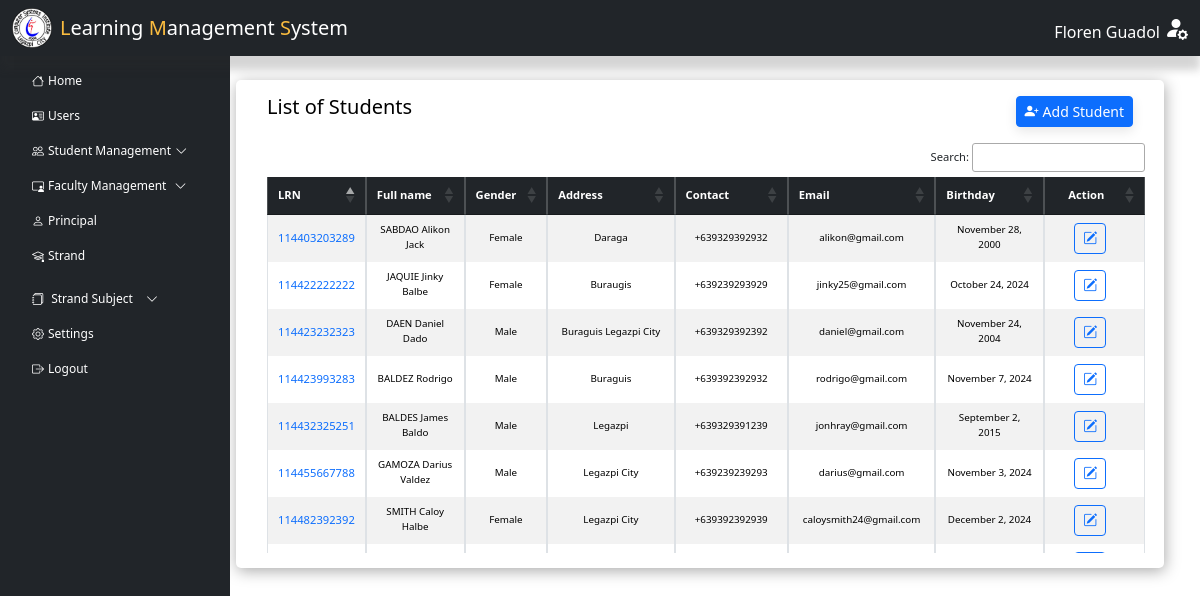
The app's page /admin/index.php?page=student (signed in) with its own data.
### tables this page shows
CREATE TABLE `registrar` (
  `registrar_id` varchar(50) NOT NULL,
  `firstname` varchar(50) NOT NULL,
  `middlename` varchar(50) DEFAULT NULL,
  `lastname` varchar(50) NOT NULL,
  `contact` varchar(15) NOT NULL,
  `gender` varchar(10) NOT NULL,
  `email` varchar(50) NOT NULL,
  `address` varchar(50) NOT NULL,
  `id` varchar(50) NOT NULL COMMENT 'User ID'
);

CREATE TABLE `student` (
  `stu_lrn` varchar(12) NOT NULL COMMENT 'STUDENT LRN',
  `stu_fname` varchar(50) NOT NULL,
  `stu_mname` varchar(30) DEFAULT NULL,
  `stu_lname` varchar(50) NOT NULL,
  `stu_address` varchar(100) NOT NULL,
  `stu_contact` varchar(15) NOT NULL,
  `stu_gender` varchar(50) NOT NULL,
  `stu_email` varchar(100) NOT NULL,
  `stu_dob` date NOT NULL,
  `stu_pob` varchar(70) NOT NULL COMMENT 'Place of birth',
  `father_name` varchar(250) NOT NULL COMMENT 'Parent name',
  `mother_name` varchar(250) NOT NULL COMMENT 'Parent Name',
  `parent_contact` varchar(15) NOT NULL,
  `id` varchar(50) DEFAULT NULL COMMENT 'User ID'
);

### includes/dbh-inc.php (called while the page is built)
<?php
include "function.php";
$mySQLFunction = new myDataBase("localhost", "root", "Nicolas051002", "lms_db");

### includes/function.php (called while the page is built, shortened)
<?php
class myDataBase
{
    private $hostname;
    private $username;
    private $password;
    private $database;
    public $con;
    public function __construct($hostname, $username, $password, $database)
    {
        $this->hostname = $hostname;
        $this->username = $username;
        $this->password = $password;
        $this->database = $database;
    }
    public function connection()
    {
        try {
            if (!$this->con) {
                $this->con = mysqli_connect($this->hostname, $this->username, $this->password, $this->database);
                if ($this->con) {
                    return true;
                } else {
                    return false;
                }
            } else {
                return true;
            }
        } catch (mysqli_sql_exception $e) {
            echo $e;
        }
    }
    public function disconnect()
    {
        if ($this->con) {
            if (mysqli_close($this->con)) {
                $this->con = false;
                return true;
            } else {
                return false;
            }
        } else {
            return true;
        }
    }
    public function getStudent($row = null, $value = null)
    {
        if ($row != null &&  $value != null) {
            $sql = "SELECT * FROM `student` WHERE `$row` = '$value'";
            $stored = ($this->con->query($sql))->fetch_assoc();
            return $stored;
        } else {
            $sql = "SELECT * FROM `student` ORDER BY `stu_fname`";
            $stored = ($this->con->query($sql))->fetch_all(MYSQLI_ASSOC);
            return $stored;
        }
    }
}

### admin/student.php (the view, shortened to what this page needs)
<?php
include "../includes/dbh-inc.php";
?>
<main class="col-md-12 ms-sm-auto col-lg-10 px-md-4">
    <div class="container">
        <div class="row">
            <div class="col-12">
                <div class="data-table">
                    <div class="d-flex justify-content-between flex-wrap flex-md-nowrap align-items-center mb-3  ms-3 me-3">
                        <h5 class="text-black">List of Students</h5>
                        <div class="d-flex">
                            <button type="button" class="btn btn-primary btn-sm ms-2 btn-animate" data-bs-toggle="modal" data-bs-target="#student" data-bs-whatever="@fat">
                                <i class="bi bi-person-plus-fill me-1"></i>Add Student
                            </button>
                        </div>
                    </div>
                    <div class="table-responsive small ms-3 me-1">
                        <table id="example" class="table table-bordered table-striped table-sm align-middle">
                            <thead class="table-dark">
                                <tr>
                                    <th scope="col" style="width: 50px;">LRN</th>
                                    <th scope="col" style="width: 100px;">Full name</th>
                                    <th scope="col" style="width: 50px;">Gender</th>
                                    <th scope="col" style="width: 150px;">Address</th>
                                    <th scope="col" style="width: 100px;">Contact</th>
                                    <th scope="col" style="width: 100px;">Email</th>
                                    <th scope="col" style="width: 100px;">Birthday</th>
                                    <th scope="col" class="text-center" style="width: 100px;">Action</th>
                                </tr>
                            </thead>
                            <tbody>
                                <?php
                                $mySQLFunction->connection();
                                $result = $mySQLFunction->getStudent();
                                if (!empty($result)) {
                                    foreach ($result as $row) {
                                        $addedDate = new DateTime($row['stu_dob']);
                                        $formattedBdate = $addedDate->format('F j, Y');
                                        echo '<td class="text-center text-primary"> <a title="Student Information" data-bs-toggle="modal" data-bs-target="#view_student' . $row['stu_lrn'] . '">'
                                            . $row["stu_lrn"] . '</a></td>';
                                        echo '<td class="small text-center"> ' . $row["stu_lname"] . '  ' .  ucwords(strtolower($row["stu_fname"] . ' ' . $row["stu_mname"] . '')) . '</td>';
                                        echo '<td class="small text-center">' .  ucwords(strtolower($row["stu_gender"])) . '</td>';
                                        echo '<td class="small text-center">' .  ucwords(strtolower($row["stu_address"])) . '</td>';
                                        echo '<td class="small text-center">+63' . $row["stu_contact"] . '</td>';
                                        echo '<td class="small text-center">' . strtolower($row["stu_email"]) . '</td>';
                                        echo '<td class="small text-center">' . $formattedBdate . '</td>';
                                        echo '
                                            <td class="d-flex justify-content-center">
                                                <button title="Edit" class="btn btn-sm btn-outline-primary  me-2" data-bs-toggle="modal" data-bs-target="#edit_student' . $row['stu_lrn'] . '">
                                                    <i class="bi bi-pencil-square"></i>
                                                </button>
                                            </td>
                                                ';
                                    }
                                } else {
                                    echo '<tr>
                                <td colspan="10" class="text-center">Student not found.<br>
                                </td>
                              </tr>';
                                }
                                echo '</tbody>';
                                echo '</table>';
                                ?>
                    </div>
                </div>
            </div>
        </div>
    </div>
</main>

### admin/includes/header.php (shortened to what this page needs)
<?php
$host = 'localhost';
$dbname = 'lms_db';
$username = 'root';
$password = 'Nicolas051002';
try {
    $conn = new PDO("mysql:host=$host;dbname=$dbname;charset=utf8", $username, $password);
    $conn->setAttribute(PDO::ATTR_ERRMODE, PDO::ERRMODE_EXCEPTION);
    $conn->setAttribute(PDO::ATTR_DEFAULT_FETCH_MODE, PDO::FETCH_ASSOC);
} catch (PDOException $e) {
    echo "Connection failed: " . $e->getMessage();
    exit();
}
function getAdminInfo($conn)
{
    $sql = "SELECT * FROM registrar";
    $stmt = $conn->query($sql);
    return $stmt ? $stmt->fetchAll() : [];
}
$users = getAdminInfo($conn);
foreach ($users as $user) {
    $fullName = ucwords(strtolower($user['firstname'] . ' ' . $user['lastname']));
}
?>
<!DOCTYPE html>
<html lang="en">
<head>
    <link href="./css/bootstrap.min.css" rel="stylesheet">
    <link rel="stylesheet" href="../../assets/bootstrap-5.3.3-dist/css/bootstrap.min.css">
    <link rel="stylesheet" href="../assets/css/admin.css?v=<?php echo time(); ?>" />
    <link rel="stylesheet" href="https://cdn.jsdelivr.net/npm/bootstrap-icons/font/bootstrap-icons.css">
    <link href="https://cdnjs.cloudflare.com/ajax/libs/select2/4.0.13/css/select2.min.css" rel="stylesheet" />
    <link href="https://cdn.jsdelivr.net/npm/bootstrap@5.3.3/dist/css/bootstrap.min.css" rel="stylesheet">
    <link href="https://cdn.datatables.net/1.13.4/css/jquery.dataTables.min.css" rel="stylesheet">
    <link rel="stylesheet" href="https://cdn.datatables.net/buttons/2.3.6/css/buttons.dataTables.min.css">
    <link rel="stylesheet" href="//cdnjs.cloudflare.com/ajax/libs/morris.js/0.5.1/morris.css">
    <link rel="stylesheet" href="https://cdnjs.cloudflare.com/ajax/libs/animate.css/4.1.1/animate.min.css">
</head>
<body>
    <nav class="navbar navbar-expand-lg navbar-light bg-dark nav-shadow">
        <div class="container-fluid">
            <div class="image d-flex align-items-center">
                <a href="?page=home">
                    <span class="d-none d-lg-inline">
                        <img src="../assets/img/csi.webp" alt="LMS Logo">
                    </span>
                </a>
                <div class="navbar-brand text-white d-none d-lg-inline">
                    <span class="color">L</span>earning <span class="color">M</span>anagement
                    <span class="color">S</span>ystem
                </div>
            </div>
            <div class="dropdown d-none d-lg-block ms-auto">
                <a href="#" class="d-flex align-items-center text-decoration-none" id="profileDropdown" data-bs-toggle="dropdown" aria-expanded="false">
                    <span class="text-white me-1 mt-2" style="font-weight: 400;">
                        <?php
                        echo ucwords(strtolower($fullName));
                        ?>
                    </span>
                    <i class="bi bi-person-fill-gear text-white" style="font-size: 1.5rem;"></i>
                </a>
            </div>
        </div>
    </nav>
    <header>
        <div class="container-fluid">
            <div class="row mt-4">
                <nav id="sidebar" class="col-md-3 bg-dark sidebar offcanvas-md offcanvas-start" style="max-width: 230px;">
                    <div class="position-sticky text-white ">
                        <ul class="nav flex-column ">
                            <div class="nav-link fw-bold dasboard d-none d-lg-inline mb-3">
                            </div>
                            <li class="nav-item">
                                <a class="nav-link active" href="index.php?page=home ">
                                    <i class="bi bi-house me-1"></i>Home
                                </a>
                            </li>
                            <li class="nav-item">
                                <a class="nav-link active sm-5" href="index.php?page=users">
                                    <i class="bi bi-person-vcard me-1"></i>Users
                                </a>
                            </li>
                            <li class="nav-item">
                                <a class="nav-link  text-white" href="#studentMenu" data-bs-toggle="collapse" aria-expanded="false" id="studentDropdown">
                                    <i class="bi  bi-people me-1"></i>Student Management <i class="bi bi-chevron-down" style="margin-left: 1px;" id="studentIcon"></i>
                                </a>
                            </li>
                            <li class="nav-item">
                                <a class="nav-link  text-white" href="#facultyMenu" data-bs-toggle="collapse" aria-expanded="false" id="studentDropdown">
                                    <i class="bi bi-person-video3 me-1"></i>Faculty Management <i class="bi bi-chevron-down" style="margin-left: 5px;" id="facultyIcon"></i>
                                </a>
                            </li>
                            <li class="nav-item">
                                <a class="nav-link active" href="index.php?page=principal">
                                    <i class="bi bi-person me-1"></i>Principal
                                </a>
                            </li>
                            <li class="nav-item">
                                <a class="nav-link active" href="index.php?page=strand">
                                    <i class="bi bi-mortarboard me-1"></i>Strand
                                </a>
                            </li>
                            <li class="nav-item mt-2">
                                <a class="nav-link text-white" href="#strandSubjectMenu" data-bs-toggle="collapse" aria-expanded="false" id="strandDropdown">
                                    <i class="bi bi-journals me-1"></i> Strand Subject
                                    <i class="bi bi-chevron-down" style="margin-left: 10px;" id="strandIcon"></i>
                                </a>
                            </li>
                            <li class="nav-item">
                                <a class="nav-link active" href="index.php?page=settings">
                                    <i class="bi bi-gear me-1"></i>Settings
                                </a>
                            </li>
                            <li class="nav-item">
                                <a type="button" class="nav-link active" data-bs-toggle="modal" data-bs-target="#logoutModal">
                                    <i class="bi bi-box-arrow-right me-1"></i>Logout
                                </a>
                            </li>
                        </ul>
                    </div>
                </nav>
            </div>
        </div>
    </header>

### assets/css/admin.css (style rules this page uses)
body { font-family: "Segoe UI", Tahoma, Geneva, Verdana, sans-serif; background-color: #f1f4f9; }
.navbar { position: fixed; top: 0; width: 100%; z-index: 1000; background-color: #ffffff; box-shadow: 0 2px 5px rgba(0, 0, 0, 0.1); transition: all 0.3s; padding: 0.5rem 1rem; }
.color { color: #fabc3f; }
.nav-shadow { box-shadow: 0 14px 8px rgba(49, 49, 49, 0.2); }
.navbar .image { display: flex; align-items: center; gap: 0.5rem; font-weight: 500; font-size: 20px; }
.navbar .image img { height: 40px; }
.sidebar { color: #fff; padding: 20px; height: 100vh; position: fixed; top: 0; left: 0; overflow-y: auto; }
.sidebar ul { list-style: none; padding: 0; margin: 0; }
.sidebar li { margin-bottom: 5px; }
.sidebar a { color: #fff; text-decoration: none; }
.sidebar .nav-link { padding: 6px 20px; font-size: 12px; color: #fff; transition: background-color 0.3s ease, color 0.3s ease; border-radius: 5px; }
.btn-primary { background-color: #1976d2; border-color: #1976d2; transition: background-color 0.3s ease; }
.data-table { background: #fff; padding: 15px; margin-bottom: 15px; box-shadow: 1px 3px 15px #aaa; border-radius: 5px; align-items: center; justify-content: center; }
.table-responsive { max-height: 410px; overflow-y: auto; }
.data-table { font-size: 0.9em; }
.table th, .table td { padding: 0.1rem; }
.btn-animate { transition: all 0.3s ease-in-out; box-shadow: 0 4px 12px rgba(0, 0, 0, 0.1); }

### admin/student.php (style rules this page uses)
.data-table { font-size: 0.8em; }
.table th, .table td { padding: 0.1rem; }

### records on screen
registrar: fullName "Floren Guadol"
student: stu_lrn "114403203289", stu_lname "SABDAO", stu_fname+stu_mname "Alikon Jack", stu_gender "Female", stu_address "Daraga", stu_contact "9329392932", stu_email "alikon@gmail.com", stu_dob "November 28, 2000"
student: stu_lrn "114482392392", stu_lname "SMITH", stu_fname+stu_mname "Caloy Halbe", stu_gender "Female", stu_address "Legazpi City", stu_contact "9392392939", stu_email "caloysmith24@gmail.com", stu_dob "December 2, 2024"
student: stu_lrn "114423232323", stu_lname "DAEN", stu_fname+stu_mname "Daniel Dado", stu_gender "Male", stu_address "Buraguis Legazpi City", stu_contact "9329392392", stu_email "daniel@gmail.com", stu_dob "November 24, 2004"
student: stu_lrn "114455667788", stu_lname "GAMOZA", stu_fname+stu_mname "Darius Valdez", stu_gender "Male", stu_address "Legazpi City", stu_contact "9239239293", stu_email "darius@gmail.com", stu_dob "November 3, 2024"
student: stu_lrn "114432325251", stu_lname "BALDES", stu_fname+stu_mname "James Baldo", stu_gender "Male", stu_address "Legazpi", stu_contact "9329391239", stu_email "jonhray@gmail.com", stu_dob "September 2, 2015"
student: stu_lrn "114422222222", stu_lname "JAQUIE", stu_fname+stu_mname "Jinky Balbe", stu_gender "Female", stu_address "Buraugis", stu_contact "9239293929", stu_email "jinky25@gmail.com", stu_dob "October 24, 2024"
student: stu_lrn "114423993283", stu_lname "BALDEZ", stu_fname+stu_mname "Rodrigo", stu_gender "Male", stu_address "Buraguis", stu_contact "9392392932", stu_email "rodrigo@gmail.com", stu_dob "November 7, 2024"
